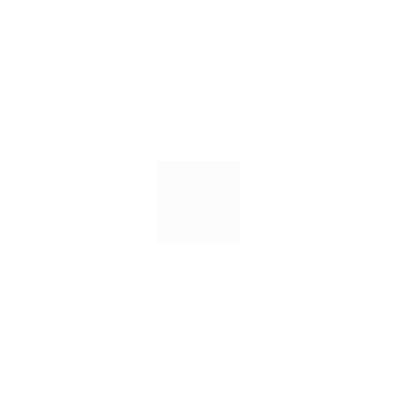
Frame 1 (no input)
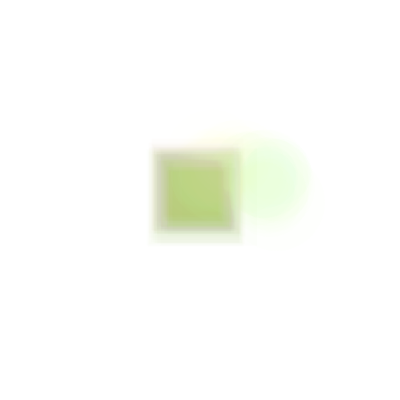
Frame 60 (the mouse pressed at the canvas centre just before this capture)
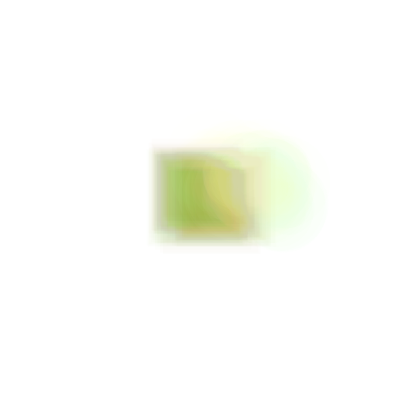
Frame 120 (the mouse held since frame 60 and released just before this capture)

The Processing sketch that drew these frames (run headless with seeded random() and noise(); from frame 60 on, the mouse is pressed at the canvas centre):

// Processing sketch: przyklad010fZmienne5constrainKwadratTezDistAbstrakcja3
// ── przyklad010fZmienne5constrainKwadratTezDistAbstrakcja3.pde
void setup()
{
  size(400, 400);
  rectMode(CENTER);
  background(255);
  noStroke();
  colorMode(HSB);
}

float srednica;
float X = 200;
float Y = 200;
float A = 200;
float Z = 200;
void draw()
{
  srednica = random(50,100);
  X = X + random(-10,10);
  Y = Y + random(-10,10);

  A = A + random(-3,3);
  Z = Z + random(-3,3);
  
  X = constrain(X, 100, 300);
  Y = constrain(Y, 100, 300);
  A = constrain(A, 100, 300);
  Z = constrain(Z, 100, 300);
    
  fill(dist(A,Z,X,Y), 205, dist(A,Z,X,Y)+100, 3);
  rect(A, Z, srednica, srednica);
  fill(dist(A,Z,X,Y),dist(A,Z,X,Y),255, 7);
  ellipse(X, Y, srednica, srednica);
}
